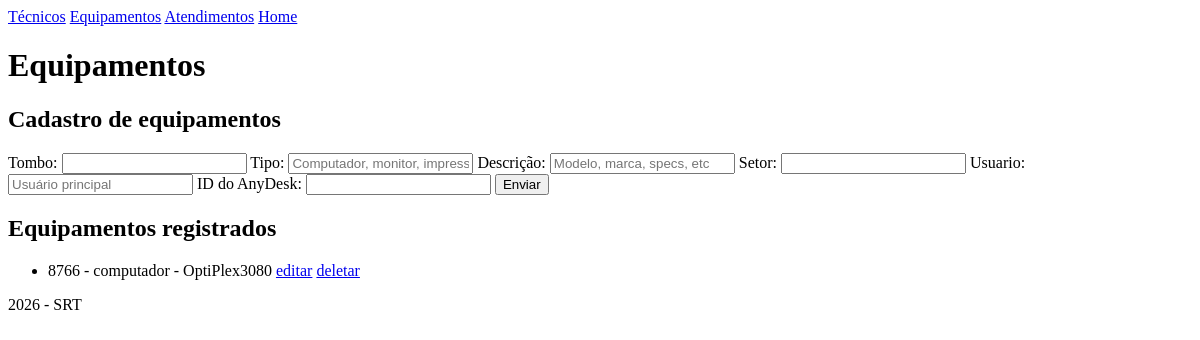
/equipamentos/, run on an earlier commit of the app's database.
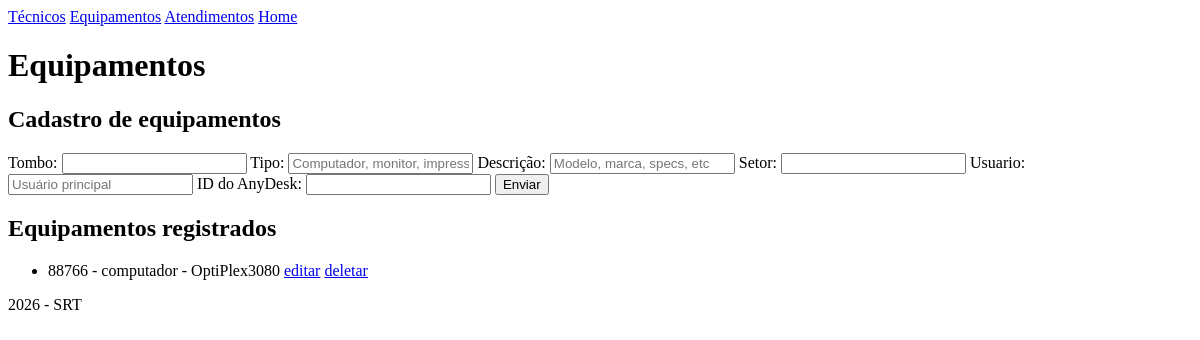
And on a later commit of the database.
### equipamentos/models.py (models this page shows, shortened)
class Equipamento(models.Model):
    tombo = models.IntegerField(
        validators=[MinValueValidator(0),MaxValueValidator(999999)], unique=True)
    tipo = models.CharField(max_length=100)
    descricao = models.CharField(max_length=100)
    setor = models.CharField(max_length=50)
    usuario = models.CharField(max_length=100, blank=True)
    id_remoto = models.PositiveBigIntegerField(blank=True, null=True)

### equipamentos/views.py (the view)
# urls.py: path('', views.equipamentos, name = "equipamentos"),
def equipamentos(request):
    equipamentos = Equipamento.objects.all()
    return render(request, "equipamentos.html",{"equipamentos":equipamentos})

### equipamentos/templates/equipamentos.html (shortened to what this page needs)
{% extends "base.html" %}
{% block content %}
<header>
  <h1>Equipamentos</h1>
</header>
<section>
  <header>
    <h2>Cadastro de equipamentos</h2>
  </header>
  <form action="{% url 'salvar_equip' %}" method="POST">
    <label for="tombo">Tombo:</label>
    <input type="number" name="tombo">
    <label for="tipo">Tipo:</label>
    <input type="text" name="tipo" placeholder="Computador, monitor, impressora, etc">
    <label for="descricao">Descrição:</label>
    <input type="text" name="descricao" placeholder="Modelo, marca, specs, etc">
    <label for="setor">Setor:</label>
    <input type="text" name="setor">
    <label for="usuario">Usuario:</label>
    <input type="text" name="usuario" placeholder="Usuário principal">
    <label for="id_remoto">ID do AnyDesk:</label>
    <input type="number" name="id_remoto">
    <button type="submit">Enviar</button>
  </form>
</section>
<section>
  <h2>Equipamentos registrados</h2>
  <ul>
    {% for equipamento in equipamentos %}
    <li>
      {{equipamento.tombo}} - {{equipamento.tipo}} - {{equipamento.descricao}}
      <a href="{% url 'editar_equip' equipamento.id %}">editar</a>
      <a href="{% url 'deletar_equip' equipamento.id %}">deletar</a>
    </li>
    {% endfor %}
  </ul>
</section>
{% endblock %}

What changed in the data, as far as the page shows it:
removed Equipamento: tombo "8766", tipo "computador", descricao "OptiPlex3080"
added Equipamento: tombo "88766", tipo "computador", descricao "OptiPlex3080"
